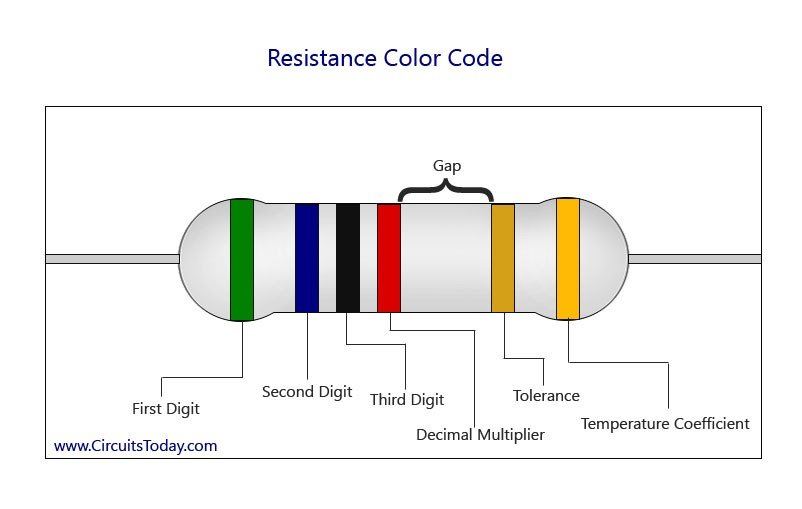
#> input picture img/rez.jpg, 802 x 509 px
$ python test.py
#> lines starting #> are read from the running program, lines starting #| are printed output that depends on the picture; after the words box and inside, x2 and y2 are one past the last pixel; in counts of white or black regions, pixels touching at a corner belong together
import sys
import numpy as np
import cv2
from matplotlib import pyplot as plt

def printIMG(image):
    cv2.imshow("Image",image)
    cv2.waitKey()

rez = cv2.imread("img/rez.jpg")
#> rez is the input picture: shape (509, 802, 3); mean B, G, R 238.5, 240.1, 241.3

blue_upper = np.array([255, 65, 65])
blue_lower = np.array([200, 0, 0])

red_upper = np.array([65, 65, 255])
red_lower = np.array([0, 0, 200])

green_upper = np.array([65, 255, 65])
green_lower = np.array([0, 200, 0])

white_upper = np.array([255, 255, 255])
white_lower = np.array([200, 200, 200])

black_upper = np.array([65, 65, 65])
black_lower = np.array([0, 0, 0])

upper = red_upper
lower = red_lower

mask = cv2.inRange(rez, lower, upper)
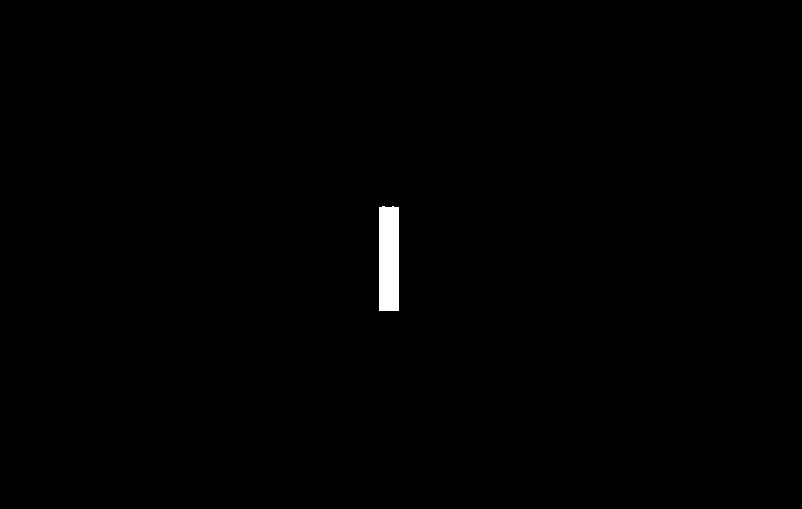
#> mask: shape (509, 802); 0.51% white; 1 white region
cnts, hierarchy = cv2.findContours(mask.copy(), \
                                   cv2.RETR_TREE, \
                                   cv2.CHAIN_APPROX_SIMPLE)
#> cnts = 1 contour; box (x1, y1, x2, y2) and area: (379, 206, 399, 311) 1962
if not cnts:
    sys.exit()
c = max(cnts, key=cv2.contourArea)
#> c = contour of 12 points, box (x1, y1, x2, y2) (379, 206, 399, 311), area 1962
peri = cv2.arcLength(c, True)
#> peri = 245.7
approx = cv2.approxPolyDP(c, 0.05 * peri, True)
#> approx = [[382, 206], [379, 310], [398, 310], [398, 207]]
cv2.drawContours(rez, [approx], -1, (0, 255, 0), 4)
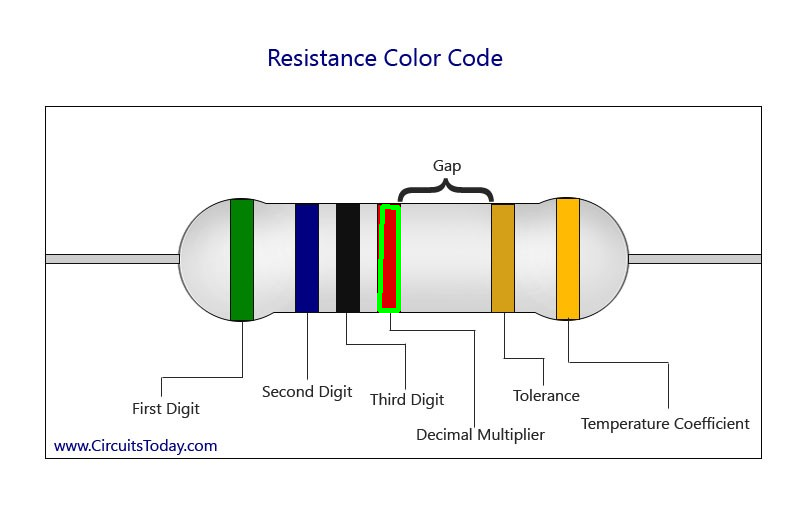
#> rez: shape (509, 802, 3); 0.29% of pixels changed, all inside (x1, y1, x2, y2) = (377, 204, 401, 313)
printIMG(rez)
cv2.imwrite("img/redFound.jpg",rez)

cv2.destroyAllWindows()
